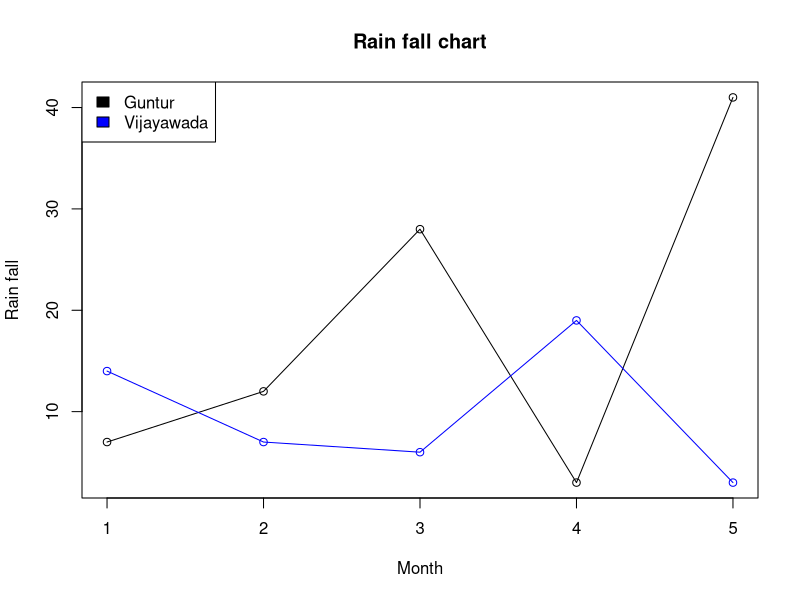

This figure's R source:
# Frequency Polygon 2:

v <- c(7,12,28,3,41)

t <- c(14,7,6,19,3)

city = c("Guntur","Vijayawada")

plot(v,
     type="o",
     col="black",
     xlab="Month",
     ylab="Rain fall",
     main="Rain fall chart")

lines(t, 
      type="o", 
      col="blue")

legend("topleft", 
       city, 
       fill=c("black", "blue"))